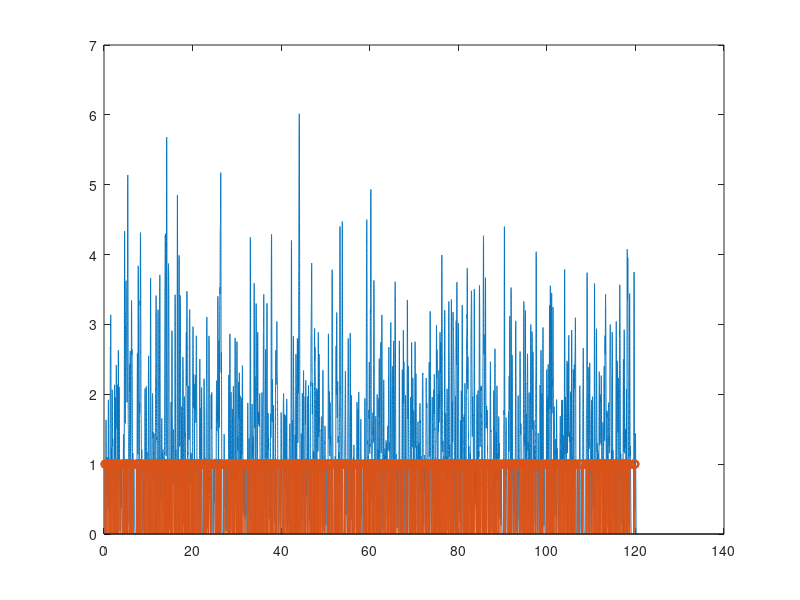

MATLAB code to generate this figure:
%% create 100 random numbers between 0 and 1 and visualize them

%% Arduino sampling problem
% An arduino circuit is trying to sample the voltage at a power line in Europe. 
% It takes one sample every 2 to 10 ms (uniformly distributed) for 200 milliseconds. 
% Simulate this system by generating the timestamps and the values of the voltage in the power line.
% Plot the sampled signal as a function of time

%% NI-DAQ sampling
% A National Instruments DAQ system samples voltage from a North American
% outlet for 120 ms. Create signals when the sampling rate is set to (a) 72 Hz, (b) 120 Hz, (c) 600 Hz.


%% Image as a composition of signals
% Create a gabor image using your knowledge of sampling and frequency

%% Time vs frequency domain
% Extract the flicker from the mouse OFT video and determine its frequency
% Then, filter this signal

%% Nonlinear time domain filtering
% Extract the background image of the OFT (without the mouse)

%% Impulse response, convolution, and linear time-invariant systems
% simulate Ca2+ sensor response of a neuron with mean firing rate of 10 Hz

% Simulate Ca2+ sensor dynamics
tSim_kern = 500/1000; % 100 ms
dt = 1/1000;
tau = 100/1000; % s 
riseOrder = 4; % 'fall-off' dynamics
t = 0:dt:tSim_kern; % s
f = ((t/tau).*( exp(1-(t/tau)) )).^riseOrder;

% Simulate a spike train for a neuron firing at 10 Hz
fr = 10; % Hz
tSim_caSig = 120; % s
spikeTrain = rand(1, tSim_caSig/dt) < fr*dt;

figure;
caSig = conv(spikeTrain, f);
t = (0:length(caSig)-1)*dt;
plot(t, caSig);
hold all;
stem(find(spikeTrain == 1)*dt, spikeTrain((spikeTrain == 1)));